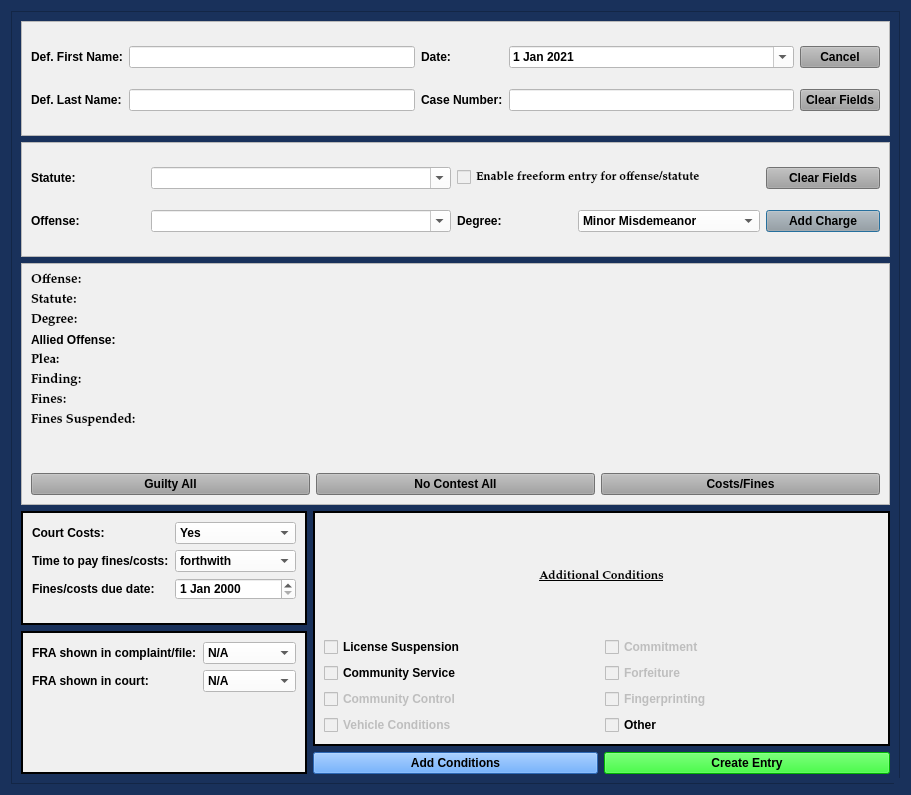
<?xml version="1.0" encoding="UTF-8"?>
<ui version="4.0">
 <class>NoJailPleaDialog</class>
 <widget class="QDialog" name="NoJailPleaDialog">
  <property name="windowModality">
   <enum>Qt::NonModal</enum>
  </property>
  <property name="geometry">
   <rect>
    <x>0</x>
    <y>0</y>
    <width>911</width>
    <height>795</height>
   </rect>
  </property>
  <property name="sizePolicy">
   <sizepolicy hsizetype="Minimum" vsizetype="Minimum">
    <horstretch>0</horstretch>
    <verstretch>0</verstretch>
   </sizepolicy>
  </property>
  <property name="minimumSize">
   <size>
    <width>0</width>
    <height>0</height>
   </size>
  </property>
  <property name="maximumSize">
   <size>
    <width>2500</width>
    <height>3500</height>
   </size>
  </property>
  <property name="palette">
   <palette>
    <active>
     <colorrole role="Button">
      <brush brushstyle="SolidPattern">
       <color alpha="255">
        <red>25</red>
        <green>49</green>
        <blue>91</blue>
       </color>
      </brush>
     </colorrole>
     <colorrole role="Base">
      <brush brushstyle="SolidPattern">
       <color alpha="255">
        <red>25</red>
        <green>49</green>
        <blue>91</blue>
       </color>
      </brush>
     </colorrole>
     <colorrole role="Window">
      <brush brushstyle="SolidPattern">
       <color alpha="255">
        <red>25</red>
        <green>49</green>
        <blue>91</blue>
       </color>
      </brush>
     </colorrole>
    </active>
    <inactive>
     <colorrole role="Button">
      <brush brushstyle="SolidPattern">
       <color alpha="255">
        <red>25</red>
        <green>49</green>
        <blue>91</blue>
       </color>
      </brush>
     </colorrole>
     <colorrole role="Base">
      <brush brushstyle="SolidPattern">
       <color alpha="255">
        <red>25</red>
        <green>49</green>
        <blue>91</blue>
       </color>
      </brush>
     </colorrole>
     <colorrole role="Window">
      <brush brushstyle="SolidPattern">
       <color alpha="255">
        <red>25</red>
        <green>49</green>
        <blue>91</blue>
       </color>
      </brush>
     </colorrole>
    </inactive>
    <disabled>
     <colorrole role="Button">
      <brush brushstyle="SolidPattern">
       <color alpha="255">
        <red>25</red>
        <green>49</green>
        <blue>91</blue>
       </color>
      </brush>
     </colorrole>
     <colorrole role="Base">
      <brush brushstyle="SolidPattern">
       <color alpha="255">
        <red>25</red>
        <green>49</green>
        <blue>91</blue>
       </color>
      </brush>
     </colorrole>
     <colorrole role="Window">
      <brush brushstyle="SolidPattern">
       <color alpha="255">
        <red>25</red>
        <green>49</green>
        <blue>91</blue>
       </color>
      </brush>
     </colorrole>
    </disabled>
   </palette>
  </property>
  <property name="font">
   <font>
    <family>Palatino Linotype</family>
    <pointsize>10</pointsize>
    <weight>75</weight>
    <italic>false</italic>
    <bold>true</bold>
   </font>
  </property>
  <property name="windowTitle">
   <string>No Jail Plea Case Information</string>
  </property>
  <property name="toolTip">
   <string/>
  </property>
  <property name="styleSheet">
   <string notr="true">background-color: rgb(25, 49, 91);
font: 75 10pt &quot;Palatino Linotype&quot;;
font-weight: bold;</string>
  </property>
  <property name="sizeGripEnabled">
   <bool>true</bool>
  </property>
  <property name="modal">
   <bool>true</bool>
  </property>
  <layout class="QVBoxLayout" name="verticalLayout" stretch="0">
   <item>
    <widget class="QScrollArea" name="scrollArea">
     <property name="widgetResizable">
      <bool>true</bool>
     </property>
     <widget class="QWidget" name="scrollAreaWidgetContents_2">
      <property name="geometry">
       <rect>
        <x>0</x>
        <y>0</y>
        <width>891</width>
        <height>775</height>
       </rect>
      </property>
      <layout class="QGridLayout" name="gridLayout_4">
       <item row="0" column="0" colspan="3">
        <widget class="QFrame" name="frame_2">
         <property name="sizePolicy">
          <sizepolicy hsizetype="Preferred" vsizetype="Preferred">
           <horstretch>0</horstretch>
           <verstretch>0</verstretch>
          </sizepolicy>
         </property>
         <property name="styleSheet">
          <string notr="true">background-color: rgb(240, 240, 240);</string>
         </property>
         <property name="frameShape">
          <enum>QFrame::StyledPanel</enum>
         </property>
         <property name="frameShadow">
          <enum>QFrame::Raised</enum>
         </property>
         <layout class="QGridLayout" name="gridLayout">
          <item row="0" column="4">
           <widget class="QPushButton" name="cancel_Button">
            <property name="focusPolicy">
             <enum>Qt::NoFocus</enum>
            </property>
            <property name="styleSheet">
             <string notr="true">background-color: rgb(160, 160, 160);</string>
            </property>
            <property name="text">
             <string>Cancel</string>
            </property>
           </widget>
          </item>
          <item row="1" column="2">
           <widget class="QLabel" name="label_3">
            <property name="text">
             <string>Case Number:</string>
            </property>
           </widget>
          </item>
          <item row="1" column="0">
           <widget class="QLabel" name="label_2">
            <property name="text">
             <string>Def. Last Name:</string>
            </property>
           </widget>
          </item>
          <item row="1" column="1">
           <widget class="QLineEdit" name="defendant_last_name_lineEdit">
            <property name="enabled">
             <bool>true</bool>
            </property>
            <property name="styleSheet">
             <string notr="true">background-color: rgb(255, 255, 255);</string>
            </property>
           </widget>
          </item>
          <item row="0" column="0">
           <widget class="QLabel" name="label">
            <property name="text">
             <string>Def. First Name:</string>
            </property>
           </widget>
          </item>
          <item row="0" column="1">
           <widget class="QLineEdit" name="defendant_first_name_lineEdit">
            <property name="maximumSize">
             <size>
              <width>500</width>
              <height>16777215</height>
             </size>
            </property>
            <property name="styleSheet">
             <string notr="true">background-color: rgb(255, 255, 255);</string>
            </property>
           </widget>
          </item>
          <item row="0" column="3">
           <widget class="QDateEdit" name="plea_trial_date">
            <property name="focusPolicy">
             <enum>Qt::NoFocus</enum>
            </property>
            <property name="styleSheet">
             <string notr="true">background-color: rgb(255, 255, 255);</string>
            </property>
            <property name="minimumDate">
             <date>
              <year>2021</year>
              <month>1</month>
              <day>1</day>
             </date>
            </property>
            <property name="calendarPopup">
             <bool>true</bool>
            </property>
            <property name="date">
             <date>
              <year>2021</year>
              <month>1</month>
              <day>1</day>
             </date>
            </property>
           </widget>
          </item>
          <item row="0" column="2">
           <widget class="QLabel" name="label_26">
            <property name="text">
             <string>Date:</string>
            </property>
           </widget>
          </item>
          <item row="1" column="4">
           <widget class="QPushButton" name="clear_fields_case_Button">
            <property name="focusPolicy">
             <enum>Qt::NoFocus</enum>
            </property>
            <property name="styleSheet">
             <string notr="true">background-color: rgb(160, 160, 160);</string>
            </property>
            <property name="text">
             <string>Clear Fields</string>
            </property>
           </widget>
          </item>
          <item row="1" column="3">
           <widget class="QLineEdit" name="case_number_lineEdit">
            <property name="maximumSize">
             <size>
              <width>500</width>
              <height>16777215</height>
             </size>
            </property>
            <property name="styleSheet">
             <string notr="true">background-color: rgb(255, 255, 255);</string>
            </property>
           </widget>
          </item>
         </layout>
        </widget>
       </item>
       <item row="1" column="0" colspan="3">
        <widget class="QFrame" name="frame_3">
         <property name="sizePolicy">
          <sizepolicy hsizetype="Preferred" vsizetype="Preferred">
           <horstretch>0</horstretch>
           <verstretch>0</verstretch>
          </sizepolicy>
         </property>
         <property name="styleSheet">
          <string notr="true">background-color: rgb(240, 240, 240);</string>
         </property>
         <property name="frameShape">
          <enum>QFrame::StyledPanel</enum>
         </property>
         <property name="frameShadow">
          <enum>QFrame::Raised</enum>
         </property>
         <layout class="QGridLayout" name="gridLayout_2">
          <item row="0" column="0">
           <widget class="QLabel" name="label_6">
            <property name="text">
             <string>Statute:</string>
            </property>
           </widget>
          </item>
          <item row="1" column="1">
           <widget class="QComboBox" name="offense_choice_box">
            <property name="minimumSize">
             <size>
              <width>300</width>
              <height>0</height>
             </size>
            </property>
            <property name="styleSheet">
             <string notr="true">background-color: rgb(255, 255, 255);</string>
            </property>
            <property name="editable">
             <bool>true</bool>
            </property>
           </widget>
          </item>
          <item row="1" column="2">
           <widget class="QLabel" name="label_23">
            <property name="text">
             <string>Degree:</string>
            </property>
           </widget>
          </item>
          <item row="0" column="1">
           <widget class="QComboBox" name="statute_choice_box">
            <property name="enabled">
             <bool>true</bool>
            </property>
            <property name="minimumSize">
             <size>
              <width>300</width>
              <height>0</height>
             </size>
            </property>
            <property name="focusPolicy">
             <enum>Qt::WheelFocus</enum>
            </property>
            <property name="styleSheet">
             <string notr="true">background-color: rgb(255, 255, 255);</string>
            </property>
            <property name="editable">
             <bool>true</bool>
            </property>
           </widget>
          </item>
          <item row="1" column="0">
           <widget class="QLabel" name="label_15">
            <property name="text">
             <string>Offense:</string>
            </property>
           </widget>
          </item>
          <item row="0" column="4">
           <widget class="QPushButton" name="clear_fields_charge_Button">
            <property name="focusPolicy">
             <enum>Qt::NoFocus</enum>
            </property>
            <property name="styleSheet">
             <string notr="true">background-color: rgb(160, 160, 160);</string>
            </property>
            <property name="text">
             <string>Clear Fields</string>
            </property>
           </widget>
          </item>
          <item row="1" column="3">
           <widget class="QComboBox" name="degree_choice_box">
            <property name="enabled">
             <bool>true</bool>
            </property>
            <property name="focusPolicy">
             <enum>Qt::NoFocus</enum>
            </property>
            <property name="styleSheet">
             <string notr="true">background-color: rgb(255, 255, 255);</string>
            </property>
            <item>
             <property name="text">
              <string>Minor Misdemeanor</string>
             </property>
            </item>
            <item>
             <property name="text">
              <string>M1</string>
             </property>
            </item>
            <item>
             <property name="text">
              <string>M2</string>
             </property>
            </item>
            <item>
             <property name="text">
              <string>M3</string>
             </property>
            </item>
            <item>
             <property name="text">
              <string>M4</string>
             </property>
            </item>
            <item>
             <property name="text">
              <string>Unclassified Misdemeanor</string>
             </property>
            </item>
           </widget>
          </item>
          <item row="1" column="4">
           <widget class="QPushButton" name="add_charge_Button">
            <property name="styleSheet">
             <string notr="true">background-color: rgb(160, 160, 160);</string>
            </property>
            <property name="text">
             <string>Add Charge</string>
            </property>
           </widget>
          </item>
          <item row="0" column="2" colspan="2">
           <widget class="QCheckBox" name="freeform_entry_checkBox">
            <property name="font">
             <font>
              <family>Palatino Linotype</family>
              <pointsize>9</pointsize>
              <weight>9</weight>
              <italic>false</italic>
              <bold>false</bold>
             </font>
            </property>
            <property name="focusPolicy">
             <enum>Qt::NoFocus</enum>
            </property>
            <property name="styleSheet">
             <string notr="true">font: 75 9pt &quot;Palatino Linotype&quot;;</string>
            </property>
            <property name="text">
             <string>Enable freeform entry for offense/statute</string>
            </property>
           </widget>
          </item>
         </layout>
        </widget>
       </item>
       <item row="2" column="0" colspan="3">
        <widget class="QFrame" name="frame">
         <property name="sizePolicy">
          <sizepolicy hsizetype="Preferred" vsizetype="Preferred">
           <horstretch>0</horstretch>
           <verstretch>0</verstretch>
          </sizepolicy>
         </property>
         <property name="styleSheet">
          <string notr="true">background-color: rgb(240, 240, 240);</string>
         </property>
         <property name="frameShape">
          <enum>QFrame::StyledPanel</enum>
         </property>
         <property name="frameShadow">
          <enum>QFrame::Raised</enum>
         </property>
         <layout class="QVBoxLayout" name="verticalLayout_2">
          <item>
           <layout class="QGridLayout" name="gridLayout_3">
            <item row="0" column="0" colspan="3">
             <layout class="QGridLayout" name="charges_gridLayout">
              <item row="4" column="0">
               <widget class="QLabel" name="plea_label_1">
                <property name="font">
                 <font>
                  <family>Palatino Linotype</family>
                  <pointsize>10</pointsize>
                  <weight>75</weight>
                  <italic>false</italic>
                  <bold>true</bold>
                 </font>
                </property>
                <property name="text">
                 <string>Plea:</string>
                </property>
               </widget>
              </item>
              <item row="5" column="0">
               <widget class="QLabel" name="label_14">
                <property name="font">
                 <font>
                  <family>Palatino Linotype</family>
                  <pointsize>10</pointsize>
                  <weight>75</weight>
                  <italic>false</italic>
                  <bold>true</bold>
                 </font>
                </property>
                <property name="text">
                 <string>Finding:</string>
                </property>
               </widget>
              </item>
              <item row="7" column="0">
               <widget class="QLabel" name="label_10">
                <property name="font">
                 <font>
                  <family>Palatino Linotype</family>
                  <pointsize>10</pointsize>
                  <weight>75</weight>
                  <italic>false</italic>
                  <bold>true</bold>
                 </font>
                </property>
                <property name="text">
                 <string>Fines Suspended:</string>
                </property>
               </widget>
              </item>
              <item row="9" column="0">
               <widget class="QLabel" name="label_5">
                <property name="text">
                 <string/>
                </property>
               </widget>
              </item>
              <item row="2" column="0">
               <widget class="QLabel" name="label_20">
                <property name="font">
                 <font>
                  <family>Palatino Linotype</family>
                  <pointsize>10</pointsize>
                  <weight>75</weight>
                  <italic>false</italic>
                  <bold>true</bold>
                 </font>
                </property>
                <property name="text">
                 <string>Degree:</string>
                </property>
               </widget>
              </item>
              <item row="6" column="0">
               <widget class="QLabel" name="label_17">
                <property name="font">
                 <font>
                  <family>Palatino Linotype</family>
                  <pointsize>10</pointsize>
                  <weight>75</weight>
                  <italic>false</italic>
                  <bold>true</bold>
                 </font>
                </property>
                <property name="text">
                 <string>Fines:</string>
                </property>
               </widget>
              </item>
              <item row="0" column="0">
               <widget class="QLabel" name="offense_label_1">
                <property name="font">
                 <font>
                  <family>Palatino Linotype</family>
                  <pointsize>10</pointsize>
                  <weight>75</weight>
                  <italic>false</italic>
                  <bold>true</bold>
                 </font>
                </property>
                <property name="text">
                 <string>Offense:</string>
                </property>
                <property name="wordWrap">
                 <bool>true</bool>
                </property>
               </widget>
              </item>
              <item row="1" column="0">
               <widget class="QLabel" name="label_19">
                <property name="font">
                 <font>
                  <family>Palatino Linotype</family>
                  <pointsize>10</pointsize>
                  <weight>75</weight>
                  <italic>false</italic>
                  <bold>true</bold>
                 </font>
                </property>
                <property name="text">
                 <string>Statute:</string>
                </property>
               </widget>
              </item>
              <item row="8" column="0">
               <widget class="QLabel" name="label_4">
                <property name="text">
                 <string/>
                </property>
               </widget>
              </item>
              <item row="3" column="0">
               <widget class="QLabel" name="label_7">
                <property name="text">
                 <string>Allied Offense:</string>
                </property>
               </widget>
              </item>
             </layout>
            </item>
            <item row="1" column="0">
             <widget class="QPushButton" name="guilty_all_Button">
              <property name="sizePolicy">
               <sizepolicy hsizetype="Preferred" vsizetype="Fixed">
                <horstretch>0</horstretch>
                <verstretch>0</verstretch>
               </sizepolicy>
              </property>
              <property name="focusPolicy">
               <enum>Qt::NoFocus</enum>
              </property>
              <property name="styleSheet">
               <string notr="true">background-color: rgb(160, 160, 160);</string>
              </property>
              <property name="text">
               <string>Guilty All</string>
              </property>
             </widget>
            </item>
            <item row="1" column="1">
             <widget class="QPushButton" name="no_contest_all_Button">
              <property name="sizePolicy">
               <sizepolicy hsizetype="Preferred" vsizetype="Fixed">
                <horstretch>0</horstretch>
                <verstretch>0</verstretch>
               </sizepolicy>
              </property>
              <property name="focusPolicy">
               <enum>Qt::NoFocus</enum>
              </property>
              <property name="styleSheet">
               <string notr="true">background-color: rgb(160, 160, 160);</string>
              </property>
              <property name="text">
               <string>No Contest All</string>
              </property>
             </widget>
            </item>
            <item row="1" column="2">
             <widget class="QPushButton" name="costs_and_fines_Button">
              <property name="sizePolicy">
               <sizepolicy hsizetype="Preferred" vsizetype="Fixed">
                <horstretch>0</horstretch>
                <verstretch>0</verstretch>
               </sizepolicy>
              </property>
              <property name="focusPolicy">
               <enum>Qt::NoFocus</enum>
              </property>
              <property name="styleSheet">
               <string notr="true">background-color: rgb(160, 160, 160);</string>
              </property>
              <property name="text">
               <string>Costs/Fines</string>
              </property>
              <property name="flat">
               <bool>false</bool>
              </property>
             </widget>
            </item>
           </layout>
          </item>
         </layout>
        </widget>
       </item>
       <item row="3" column="0">
        <widget class="QFrame" name="frame_5">
         <property name="sizePolicy">
          <sizepolicy hsizetype="Preferred" vsizetype="Preferred">
           <horstretch>0</horstretch>
           <verstretch>0</verstretch>
          </sizepolicy>
         </property>
         <property name="styleSheet">
          <string notr="true">background-color: rgb(240, 240, 240);</string>
         </property>
         <property name="frameShape">
          <enum>QFrame::Box</enum>
         </property>
         <property name="frameShadow">
          <enum>QFrame::Plain</enum>
         </property>
         <property name="lineWidth">
          <number>2</number>
         </property>
         <layout class="QFormLayout" name="formLayout">
          <item row="0" column="0">
           <widget class="QLabel" name="label_11">
            <property name="text">
             <string>Court Costs:</string>
            </property>
           </widget>
          </item>
          <item row="0" column="1">
           <widget class="QComboBox" name="court_costs_box">
            <property name="styleSheet">
             <string notr="true">background-color: rgb(255, 255, 255);</string>
            </property>
            <item>
             <property name="text">
              <string>Yes</string>
             </property>
            </item>
            <item>
             <property name="text">
              <string>No</string>
             </property>
            </item>
           </widget>
          </item>
          <item row="1" column="0">
           <widget class="QLabel" name="label_9">
            <property name="text">
             <string>Time to pay fines/costs:</string>
            </property>
           </widget>
          </item>
          <item row="1" column="1">
           <widget class="QComboBox" name="ability_to_pay_box">
            <property name="styleSheet">
             <string notr="true">background-color: rgb(255, 255, 255);</string>
            </property>
            <item>
             <property name="text">
              <string>forthwith</string>
             </property>
            </item>
            <item>
             <property name="text">
              <string>within 30 days</string>
             </property>
            </item>
            <item>
             <property name="text">
              <string>within 60 days</string>
             </property>
            </item>
            <item>
             <property name="text">
              <string>within 90 days</string>
             </property>
            </item>
           </widget>
          </item>
          <item row="2" column="0">
           <widget class="QLabel" name="label_18">
            <property name="text">
             <string>Fines/costs due date:</string>
            </property>
           </widget>
          </item>
          <item row="2" column="1">
           <widget class="QDateEdit" name="balance_due_date">
            <property name="styleSheet">
             <string notr="true">background-color: rgb(255, 255, 255);</string>
            </property>
           </widget>
          </item>
         </layout>
        </widget>
       </item>
       <item row="3" column="1" rowspan="2" colspan="2">
        <widget class="QFrame" name="frame_6">
         <property name="sizePolicy">
          <sizepolicy hsizetype="Preferred" vsizetype="Preferred">
           <horstretch>0</horstretch>
           <verstretch>0</verstretch>
          </sizepolicy>
         </property>
         <property name="styleSheet">
          <string notr="true">background-color: rgb(240, 240, 240);
font: 75 9pt &quot;Palatino Linotype&quot;;
font-weight: bold;</string>
         </property>
         <property name="frameShape">
          <enum>QFrame::Box</enum>
         </property>
         <property name="frameShadow">
          <enum>QFrame::Plain</enum>
         </property>
         <property name="lineWidth">
          <number>2</number>
         </property>
         <layout class="QGridLayout" name="gridLayout_6">
          <item row="0" column="0">
           <widget class="QLabel" name="label_24">
            <property name="font">
             <font>
              <family>Palatino Linotype</family>
              <pointsize>9</pointsize>
              <weight>75</weight>
              <italic>false</italic>
              <bold>true</bold>
              <underline>true</underline>
             </font>
            </property>
            <property name="text">
             <string>Additional Conditions</string>
            </property>
            <property name="alignment">
             <set>Qt::AlignCenter</set>
            </property>
           </widget>
          </item>
          <item row="1" column="0">
           <layout class="QGridLayout" name="add_conditions_gridLayout">
            <item row="0" column="0">
             <widget class="QCheckBox" name="license_suspension_checkBox">
              <property name="text">
               <string>License Suspension</string>
              </property>
             </widget>
            </item>
            <item row="0" column="1">
             <widget class="QCheckBox" name="checkBox_4">
              <property name="enabled">
               <bool>false</bool>
              </property>
              <property name="sizePolicy">
               <sizepolicy hsizetype="Preferred" vsizetype="Fixed">
                <horstretch>0</horstretch>
                <verstretch>0</verstretch>
               </sizepolicy>
              </property>
              <property name="focusPolicy">
               <enum>Qt::NoFocus</enum>
              </property>
              <property name="text">
               <string>Commitment</string>
              </property>
             </widget>
            </item>
            <item row="1" column="0">
             <widget class="QCheckBox" name="community_service_checkBox">
              <property name="text">
               <string>Community Service</string>
              </property>
             </widget>
            </item>
            <item row="1" column="1">
             <widget class="QCheckBox" name="checkBox_5">
              <property name="enabled">
               <bool>false</bool>
              </property>
              <property name="focusPolicy">
               <enum>Qt::NoFocus</enum>
              </property>
              <property name="text">
               <string>Forfeiture</string>
              </property>
             </widget>
            </item>
            <item row="2" column="0">
             <widget class="QCheckBox" name="community_control_checkBox">
              <property name="enabled">
               <bool>false</bool>
              </property>
              <property name="text">
               <string>Community Control</string>
              </property>
             </widget>
            </item>
            <item row="2" column="1">
             <widget class="QCheckBox" name="checkBox_3">
              <property name="enabled">
               <bool>false</bool>
              </property>
              <property name="focusPolicy">
               <enum>Qt::NoFocus</enum>
              </property>
              <property name="text">
               <string>Fingerprinting</string>
              </property>
             </widget>
            </item>
            <item row="3" column="0">
             <widget class="QCheckBox" name="checkBox_7">
              <property name="enabled">
               <bool>false</bool>
              </property>
              <property name="focusPolicy">
               <enum>Qt::NoFocus</enum>
              </property>
              <property name="text">
               <string>Vehicle Conditions</string>
              </property>
             </widget>
            </item>
            <item row="3" column="1">
             <widget class="QCheckBox" name="other_conditions_checkBox">
              <property name="enabled">
               <bool>true</bool>
              </property>
              <property name="focusPolicy">
               <enum>Qt::NoFocus</enum>
              </property>
              <property name="text">
               <string>Other</string>
              </property>
             </widget>
            </item>
           </layout>
          </item>
         </layout>
        </widget>
       </item>
       <item row="4" column="0" rowspan="2">
        <widget class="QFrame" name="frame_7">
         <property name="sizePolicy">
          <sizepolicy hsizetype="Preferred" vsizetype="Preferred">
           <horstretch>0</horstretch>
           <verstretch>0</verstretch>
          </sizepolicy>
         </property>
         <property name="styleSheet">
          <string notr="true">background-color: rgb(240, 240, 240);</string>
         </property>
         <property name="frameShape">
          <enum>QFrame::Box</enum>
         </property>
         <property name="frameShadow">
          <enum>QFrame::Plain</enum>
         </property>
         <property name="lineWidth">
          <number>2</number>
         </property>
         <layout class="QFormLayout" name="formLayout_2">
          <item row="0" column="0">
           <widget class="QLabel" name="label_21">
            <property name="text">
             <string>FRA shown in complaint/file:</string>
            </property>
           </widget>
          </item>
          <item row="0" column="1">
           <widget class="QComboBox" name="fra_in_file_box">
            <property name="styleSheet">
             <string notr="true">background-color: rgb(255, 255, 255);</string>
            </property>
            <item>
             <property name="text">
              <string>N/A</string>
             </property>
            </item>
            <item>
             <property name="text">
              <string>Yes</string>
             </property>
            </item>
            <item>
             <property name="text">
              <string>No</string>
             </property>
            </item>
           </widget>
          </item>
          <item row="1" column="0">
           <widget class="QLabel" name="label_22">
            <property name="text">
             <string>FRA shown in court:</string>
            </property>
           </widget>
          </item>
          <item row="1" column="1">
           <widget class="QComboBox" name="fra_in_court_box">
            <property name="styleSheet">
             <string notr="true">background-color: rgb(255, 255, 255);</string>
            </property>
            <item>
             <property name="text">
              <string>N/A</string>
             </property>
            </item>
            <item>
             <property name="text">
              <string>Yes</string>
             </property>
            </item>
            <item>
             <property name="text">
              <string>No</string>
             </property>
            </item>
           </widget>
          </item>
         </layout>
        </widget>
       </item>
       <item row="5" column="1">
        <widget class="QPushButton" name="add_conditions_Button">
         <property name="styleSheet">
          <string notr="true">background-color: rgb(62, 146, 255)</string>
         </property>
         <property name="text">
          <string>Add Conditions</string>
         </property>
         <property name="autoDefault">
          <bool>false</bool>
         </property>
        </widget>
       </item>
       <item row="5" column="2">
        <widget class="QPushButton" name="create_entry_Button">
         <property name="styleSheet">
          <string notr="true">background-color: rgb(0, 255, 0);</string>
         </property>
         <property name="text">
          <string>Create Entry</string>
         </property>
         <property name="autoDefault">
          <bool>false</bool>
         </property>
        </widget>
       </item>
      </layout>
     </widget>
    </widget>
   </item>
  </layout>
 </widget>
 <tabstops>
  <tabstop>defendant_first_name_lineEdit</tabstop>
  <tabstop>defendant_last_name_lineEdit</tabstop>
  <tabstop>case_number_lineEdit</tabstop>
 </tabstops>
 <resources/>
 <connections/>
 <slots>
  <slot>create_entry()</slot>
  <slot>continue_dialog()</slot>
  <slot>close_window()</slot>
  <slot>set_dialog()</slot>
  <slot>update_case_information()</slot>
  <slot>ovi_dialog()</slot>
  <slot>sentencing_dialog()</slot>
  <slot>proceed_to_sentencing()</slot>
  <slot>proceed_to_ovi()</slot>
  <slot>add_charge()</slot>
  <slot>set_statute()</slot>
  <slot>set_pay_date()</slot>
  <slot>amend_offense()</slot>
  <slot>set_offense()</slot>
  <slot>add_charge_to_view()</slot>
  <slot>delete_charge()</slot>
  <slot>delete_charge_from_view()</slot>
  <slot>close_event()</slot>
  <slot>set_fra_in_file()</slot>
  <slot>set_fra_in_court()</slot>
  <slot>start_add_conditions_dialog()</slot>
  <slot>start_amend_offense_dialog()</slot>
 </slots>
</ui>
